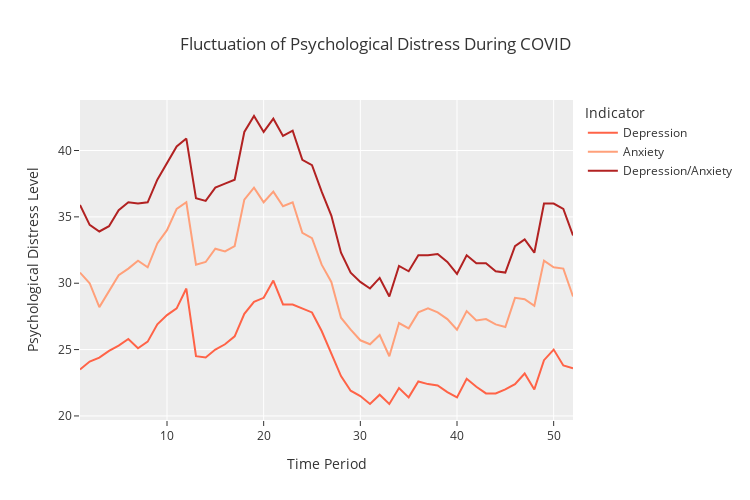

The notebook cell this image was saved under:
### Markdown cell above
The dataset comprises survey data spanning 52 biweekly periods from April 2020 to December 2022. Analysis reveals that the severity levels of various symptoms have exhibited similar patterns and fluctuations since the onset of the COVID-19 pandemic.

### Code cell
fig = px.line(
    national_est,
    x='Time Period',
    y='Psychological Distress Level',
    color='Indicator',
    title='Fluctuation of Psychological Distress During COVID',
    color_discrete_map={
        'Depression': '#FF6347',       
        'Anxiety': '#FFA07A',          
        'Depression/Anxiety': '#B22222' 
    }
)
fig.show()

### Figure 1 — Plotly figure (JSON) as saved in the notebook; plotly's stock layout.template omitted (floating-point values rounded to 4 significant figures)
{"data": [{"hovertemplate": "Indicator=Depression<br>Time Period=%{x}<br>Psychological Distress Level=%{y}<extra></extra>", "legendgroup": "Depression", "line": {"color": "#FF6347", "dash": "solid"}, "marker": {"symbol": "circle"}, "mode": "lines", "name": "Depression", "orientation": "v", "showlegend": true, "type": "scatter", "x": [1, 2, 3, 4, 5, 6, 7, 8, 9, 10, 11, 12, 13, 14, 15, 16, 17, 18, 19, 20, 21, 22, 23, 24, 25, 26, 27, 28, 29, 30, 31, 32, 33, 34, 35, 36, 37, 38, 39, 40, 41, 42, 43, 44, 45, 46, 47, 48, 49, 50, 51, 52], "xaxis": "x", "y": [23.5, 24.1, 24.4, 24.9, 25.3, 25.8, 25.1, 25.6, 26.9, 27.6, 28.1, 29.6, 24.5, 24.4, 25, 25.4, 26, 27.7, 28.6, 28.9, 30.2, 28.4, 28.4, 28.1, 27.8, 26.4, 24.7, 23, 21.9, 21.5, 20.9, 21.6, 20.9, 22.1, 21.4, 22.6, 22.4, 22.3, 21.8, 21.4, 22.8, 22.2, 21.7, 21.7, 22, 22.4, 23.2, 22, 24.2, 25, 23.8, 23.6], "yaxis": "y"}, {"hovertemplate": "Indicator=Anxiety<br>Time Period=%{x}<br>Psychological Distress Level=%{y}<extra></extra>", "legendgroup": "Anxiety", "line": {"color": "#FFA07A", "dash": "solid"}, "marker": {"symbol": "circle"}, "mode": "lines", "name": "Anxiety", "orientation": "v", "showlegend": true, "type": "scatter", "x": [1, 2, 3, 4, 5, 6, 7, 8, 9, 10, 11, 12, 13, 14, 15, 16, 17, 18, 19, 20, 21, 22, 23, 24, 25, 26, 27, 28, 29, 30, 31, 32, 33, 34, 35, 36, 37, 38, 39, 40, 41, 42, 43, 44, 45, 46, 47, 48, 49, 50, 51, 52], "xaxis": "x", "y": [30.8, 30, 28.2, 29.4, 30.6, 31.1, 31.7, 31.2, 33, 34, 35.6, 36.1, 31.4, 31.6, 32.6, 32.4, 32.8, 36.3, 37.2, 36.1, 36.9, 35.8, 36.1, 33.8, 33.4, 31.4, 30.1, 27.4, 26.5, 25.7, 25.4, 26.1, 24.5, 27, 26.6, 27.8, 28.1, 27.8, 27.3, 26.5, 27.9, 27.2, 27.3, 26.9, 26.7, 28.9, 28.8, 28.3, 31.7, 31.2, 31.1, 29], "yaxis": "y"}, {"hovertemplate": "Indicator=Depression/Anxiety<br>Time Period=%{x}<br>Psychological Distress Level=%{y}<extra></extra>", "legendgroup": "Depression/Anxiety", "line": {"color": "#B22222", "dash": "solid"}, "marker": {"symbol": "circle"}, "mode": "lines", "name": "Depression/Anxiety", "orientation": "v", "showlegend": true, "type": "scatter", "x": [1, 2, 3, 4, 5, 6, 7, 8, 9, 10, 11, 12, 13, 14, 15, 16, 17, 18, 19, 20, 21, 22, 23, 24, 25, 26, 27, 28, 29, 30, 31, 32, 33, 34, 35, 36, 37, 38, 39, 40, 41, 42, 43, 44, 45, 46, 47, 48, 49, 50, 51, 52], "xaxis": "x", "y": [35.9, 34.4, 33.9, 34.3, 35.5, 36.1, 36, 36.1, 37.8, 39, 40.3, 40.9, 36.4, 36.2, 37.2, 37.5, 37.8, 41.4, 42.6, 41.4, 42.4, 41.1, 41.5, 39.3, 38.9, 36.9, 35.1, 32.3, 30.8, 30.1, 29.6, 30.4, 29, 31.3, 30.9, 32.1, 32.1, 32.2, 31.6, 30.7, 32.1, 31.5, 31.5, 30.9, 30.8, 32.8, 33.3, 32.3, 36, 36, 35.6, 33.6], "yaxis": "y"}], "layout": {"height": 500, "legend": {"title": {"text": "Indicator"}, "tracegroupgap": 0}, "title": {"text": "Fluctuation of Psychological Distress During COVID"}, "width": 750, "xaxis": {"anchor": "y", "domain": [0, 1], "title": {"text": "Time Period"}}, "yaxis": {"anchor": "x", "domain": [0, 1], "title": {"text": "Psychological Distress Level"}}}}
